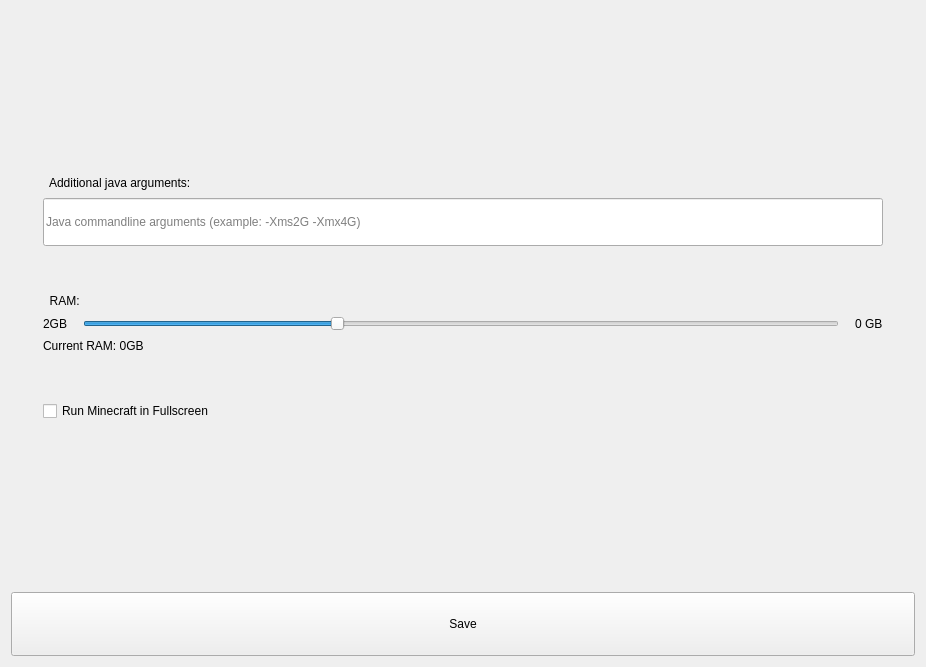
<?xml version="1.0" encoding="UTF-8"?>
<ui version="4.0">
 <class>qq</class>
 <widget class="QWidget" name="qq">
  <property name="windowModality">
   <enum>Qt::WindowModal</enum>
  </property>
  <property name="geometry">
   <rect>
    <x>0</x>
    <y>0</y>
    <width>926</width>
    <height>667</height>
   </rect>
  </property>
  <property name="windowTitle">
   <string>Form</string>
  </property>
  <property name="styleSheet">
   <string notr="true"/>
  </property>
  <layout class="QVBoxLayout" name="verticalLayout_2">
   <item alignment="Qt::AlignVCenter">
    <widget class="QWidget" name="verticalWidget" native="true">
     <property name="maximumSize">
      <size>
       <width>16777215</width>
       <height>16777215</height>
      </size>
     </property>
     <layout class="QVBoxLayout" name="verticalLayout">
      <property name="spacing">
       <number>8</number>
      </property>
      <property name="leftMargin">
       <number>32</number>
      </property>
      <property name="topMargin">
       <number>0</number>
      </property>
      <property name="rightMargin">
       <number>32</number>
      </property>
      <property name="bottomMargin">
       <number>0</number>
      </property>
      <item alignment="Qt::AlignTop">
       <widget class="QLabel" name="label">
        <property name="text">
         <string>  Additional java arguments:</string>
        </property>
       </widget>
      </item>
      <item alignment="Qt::AlignTop">
       <widget class="QLineEdit" name="jvmaddargs">
        <property name="minimumSize">
         <size>
          <width>0</width>
          <height>48</height>
         </size>
        </property>
        <property name="maximumSize">
         <size>
          <width>16777215</width>
          <height>32</height>
         </size>
        </property>
        <property name="inputMethodHints">
         <set>Qt::ImhNone</set>
        </property>
        <property name="placeholderText">
         <string>Java commandline arguments (example: -Xms2G -Xmx4G)</string>
        </property>
       </widget>
      </item>
      <item>
       <spacer name="verticalSpacer">
        <property name="orientation">
         <enum>Qt::Vertical</enum>
        </property>
        <property name="sizeHint" stdset="0">
         <size>
          <width>20</width>
          <height>40</height>
         </size>
        </property>
       </spacer>
      </item>
      <item alignment="Qt::AlignTop">
       <widget class="QLabel" name="label_2">
        <property name="text">
         <string>  RAM:</string>
        </property>
       </widget>
      </item>
      <item alignment="Qt::AlignTop">
       <widget class="QWidget" name="horizontalWidget" native="true">
        <layout class="QHBoxLayout" name="horizontalLayout">
         <property name="spacing">
          <number>16</number>
         </property>
         <property name="leftMargin">
          <number>0</number>
         </property>
         <property name="topMargin">
          <number>0</number>
         </property>
         <property name="rightMargin">
          <number>0</number>
         </property>
         <property name="bottomMargin">
          <number>0</number>
         </property>
         <item>
          <widget class="QLabel" name="label_3">
           <property name="text">
            <string>2GB</string>
           </property>
          </widget>
         </item>
         <item>
          <widget class="QSlider" name="ramslider">
           <property name="minimumSize">
            <size>
             <width>0</width>
             <height>0</height>
            </size>
           </property>
           <property name="minimum">
            <number>2048</number>
           </property>
           <property name="maximum">
            <number>8192</number>
           </property>
           <property name="value">
            <number>4096</number>
           </property>
           <property name="orientation">
            <enum>Qt::Horizontal</enum>
           </property>
          </widget>
         </item>
         <item>
          <widget class="QLabel" name="maxmemLabel">
           <property name="text">
            <string>0 GB</string>
           </property>
          </widget>
         </item>
        </layout>
       </widget>
      </item>
      <item>
       <widget class="QLabel" name="currRam">
        <property name="text">
         <string>Current RAM: 0GB</string>
        </property>
       </widget>
      </item>
      <item>
       <spacer name="verticalSpacer_2">
        <property name="orientation">
         <enum>Qt::Vertical</enum>
        </property>
        <property name="sizeHint" stdset="0">
         <size>
          <width>20</width>
          <height>40</height>
         </size>
        </property>
       </spacer>
      </item>
      <item alignment="Qt::AlignLeft">
       <widget class="QCheckBox" name="isMcFullscreen">
        <property name="styleSheet">
         <string notr="true"/>
        </property>
        <property name="text">
         <string>Run Minecraft in Fullscreen</string>
        </property>
        <property name="checked">
         <bool>false</bool>
        </property>
       </widget>
      </item>
     </layout>
    </widget>
   </item>
   <item>
    <widget class="QPushButton" name="settsaveb">
     <property name="minimumSize">
      <size>
       <width>0</width>
       <height>64</height>
      </size>
     </property>
     <property name="maximumSize">
      <size>
       <width>16777215</width>
       <height>64</height>
      </size>
     </property>
     <property name="text">
      <string>Save</string>
     </property>
    </widget>
   </item>
  </layout>
 </widget>
 <resources/>
 <connections/>
</ui>
